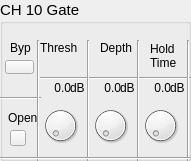
  <widget class="QGroupBox" name="groupBox_10">
   <property name="geometry">
    <rect>
     <x>290</x>
     <y>350</y>
     <width>191</width>
     <height>161</height>
    </rect>
   </property>
   <property name="font">
    <font>
     <pointsize>11</pointsize>
    </font>
   </property>
   <property name="title">
    <string>CH 10 Gate</string>
   </property>
   <widget class="QLabel" name="label_100">
    <property name="geometry">
     <rect>
      <x>10</x>
      <y>40</y>
      <width>21</width>
      <height>16</height>
     </rect>
    </property>
    <property name="font">
     <font>
      <pointsize>9</pointsize>
     </font>
    </property>
    <property name="text">
     <string>Byp</string>
    </property>
   </widget>
   <widget class="QLabel" name="label_101">
    <property name="geometry">
     <rect>
      <x>40</x>
      <y>40</y>
      <width>41</width>
      <height>16</height>
     </rect>
    </property>
    <property name="font">
     <font>
      <pointsize>9</pointsize>
     </font>
    </property>
    <property name="text">
     <string>Thresh</string>
    </property>
   </widget>
   <widget class="QLabel" name="label_102">
    <property name="geometry">
     <rect>
      <x>100</x>
      <y>40</y>
      <width>41</width>
      <height>16</height>
     </rect>
    </property>
    <property name="font">
     <font>
      <pointsize>9</pointsize>
     </font>
    </property>
    <property name="text">
     <string>Depth</string>
    </property>
   </widget>
   <widget class="QLabel" name="label_103">
    <property name="geometry">
     <rect>
      <x>150</x>
      <y>40</y>
      <width>31</width>
      <height>31</height>
     </rect>
    </property>
    <property name="font">
     <font>
      <pointsize>9</pointsize>
     </font>
    </property>
    <property name="text">
     <string>Hold
Time</string>
    </property>
   </widget>
   <widget class="Line" name="line_64">
    <property name="geometry">
     <rect>
      <x>40</x>
      <y>70</y>
      <width>151</width>
      <height>16</height>
     </rect>
    </property>
    <property name="orientation">
     <enum>Qt::Horizontal</enum>
    </property>
   </widget>
   <widget class="Line" name="line_65">
    <property name="geometry">
     <rect>
      <x>0</x>
      <y>90</y>
      <width>41</width>
      <height>16</height>
     </rect>
    </property>
    <property name="orientation">
     <enum>Qt::Horizontal</enum>
    </property>
   </widget>
   <widget class="Line" name="line_66">
    <property name="geometry">
     <rect>
      <x>30</x>
      <y>40</y>
      <width>16</width>
      <height>121</height>
     </rect>
    </property>
    <property name="orientation">
     <enum>Qt::Vertical</enum>
    </property>
   </widget>
   <widget class="Line" name="line_67">
    <property name="geometry">
     <rect>
      <x>80</x>
      <y>40</y>
      <width>16</width>
      <height>121</height>
     </rect>
    </property>
    <property name="orientation">
     <enum>Qt::Vertical</enum>
    </property>
   </widget>
   <widget class="Line" name="line_68">
    <property name="geometry">
     <rect>
      <x>130</x>
      <y>40</y>
      <width>16</width>
      <height>121</height>
     </rect>
    </property>
    <property name="orientation">
     <enum>Qt::Vertical</enum>
    </property>
   </widget>
   <widget class="Line" name="line_69">
    <property name="geometry">
     <rect>
      <x>180</x>
      <y>40</y>
      <width>16</width>
      <height>121</height>
     </rect>
    </property>
    <property name="orientation">
     <enum>Qt::Vertical</enum>
    </property>
   </widget>
   <widget class="OIDDial" name="dial_28">
    <property name="geometry">
     <rect>
      <x>40</x>
      <y>100</y>
      <width>41</width>
      <height>51</height>
     </rect>
    </property>
   </widget>
   <widget class="OIDDial" name="dial_29">
    <property name="geometry">
     <rect>
      <x>90</x>
      <y>100</y>
      <width>41</width>
      <height>51</height>
     </rect>
    </property>
   </widget>
   <widget class="OIDDial" name="dial_30">
    <property name="geometry">
     <rect>
      <x>140</x>
      <y>100</y>
      <width>41</width>
      <height>51</height>
     </rect>
    </property>
   </widget>
   <widget class="Line" name="line_70">
    <property name="geometry">
     <rect>
      <x>0</x>
      <y>150</y>
      <width>191</width>
      <height>16</height>
     </rect>
    </property>
    <property name="orientation">
     <enum>Qt::Horizontal</enum>
    </property>
   </widget>
   <widget class="QLabel" name="label_104">
    <property name="geometry">
     <rect>
      <x>70</x>
      <y>80</y>
      <width>16</width>
      <height>16</height>
     </rect>
    </property>
    <property name="font">
     <font>
      <pointsize>9</pointsize>
     </font>
    </property>
    <property name="text">
     <string>dB</string>
    </property>
   </widget>
   <widget class="QLabel" name="label_105">
    <property name="geometry">
     <rect>
      <x>120</x>
      <y>80</y>
      <width>16</width>
      <height>16</height>
     </rect>
    </property>
    <property name="font">
     <font>
      <pointsize>9</pointsize>
     </font>
    </property>
    <property name="text">
     <string>dB</string>
    </property>
   </widget>
   <widget class="QLabel" name="label_106">
    <property name="geometry">
     <rect>
      <x>170</x>
      <y>80</y>
      <width>16</width>
      <height>16</height>
     </rect>
    </property>
    <property name="font">
     <font>
      <pointsize>9</pointsize>
     </font>
    </property>
    <property name="text">
     <string>dB</string>
    </property>
   </widget>
   <widget class="QLabel" name="ls28">
    <property name="geometry">
     <rect>
      <x>40</x>
      <y>80</y>
      <width>31</width>
      <height>16</height>
     </rect>
    </property>
    <property name="font">
     <font>
      <pointsize>9</pointsize>
     </font>
    </property>
    <property name="text">
     <string>0.0</string>
    </property>
    <property name="alignment">
     <set>Qt::AlignRight|Qt::AlignTrailing|Qt::AlignVCenter</set>
    </property>
   </widget>
   <widget class="QLabel" name="ls29">
    <property name="geometry">
     <rect>
      <x>90</x>
      <y>80</y>
      <width>31</width>
      <height>16</height>
     </rect>
    </property>
    <property name="font">
     <font>
      <pointsize>9</pointsize>
     </font>
    </property>
    <property name="text">
     <string>0.0</string>
    </property>
    <property name="alignment">
     <set>Qt::AlignRight|Qt::AlignTrailing|Qt::AlignVCenter</set>
    </property>
   </widget>
   <widget class="QLabel" name="ls30">
    <property name="geometry">
     <rect>
      <x>140</x>
      <y>80</y>
      <width>31</width>
      <height>16</height>
     </rect>
    </property>
    <property name="font">
     <font>
      <pointsize>9</pointsize>
     </font>
    </property>
    <property name="text">
     <string>0.0</string>
    </property>
    <property name="alignment">
     <set>Qt::AlignRight|Qt::AlignTrailing|Qt::AlignVCenter</set>
    </property>
   </widget>
   <widget class="QLabel" name="label_110">
    <property name="geometry">
     <rect>
      <x>8</x>
      <y>110</y>
      <width>31</width>
      <height>16</height>
     </rect>
    </property>
    <property name="font">
     <font>
      <pointsize>9</pointsize>
     </font>
    </property>
    <property name="text">
     <string>Open</string>
    </property>
   </widget>
   <widget class="OIDStatePushBtn" name="bypass10">
    <property name="geometry">
     <rect>
      <x>5</x>
      <y>60</y>
      <width>29</width>
      <height>14</height>
     </rect>
    </property>
    <property name="text">
     <string/>
    </property>
    <property name="checkable">
     <bool>true</bool>
    </property>
   </widget>
   <widget class="OIDStatus" name="btnOpen_10">
    <property name="enabled">
     <bool>true</bool>
    </property>
    <property name="geometry">
     <rect>
      <x>10</x>
      <y>130</y>
      <width>16</width>
      <height>16</height>
     </rect>
    </property>
    <property name="text">
     <string/>
    </property>
    <property name="checkable">
     <bool>false</bool>
    </property>
   </widget>
  </widget>
